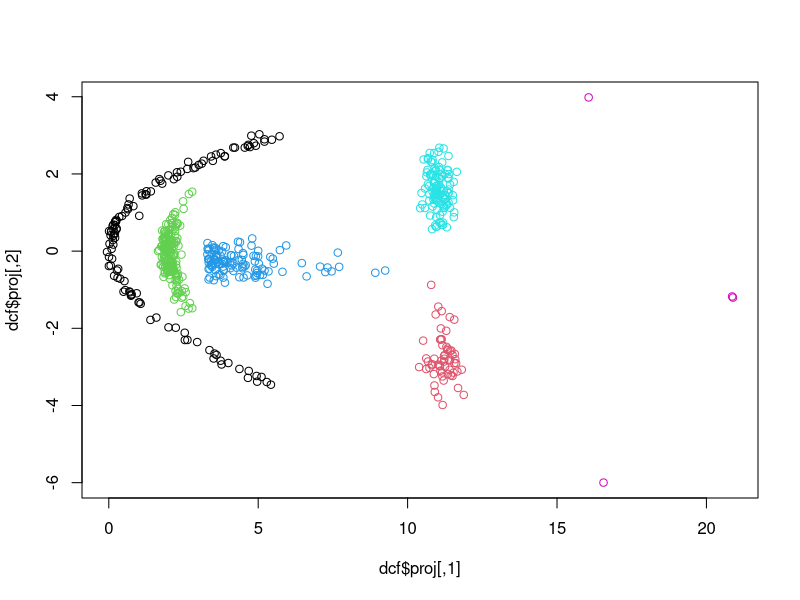

Write the R code that produced this figure.
library(fpc)


### Name: discrcoord
### Title: Discriminant coordinates/canonical variates
### Aliases: discrcoord
### Keywords: multivariate classif

### ** Examples

  set.seed(4634)
  face <- rFace(600,dMoNo=2,dNoEy=0)
  grface <- as.integer(attr(face,"grouping"))
  dcf <- discrcoord(face,grface)
  plot(dcf$proj,col=grface)
  # ...done in one step by function plotcluster.
